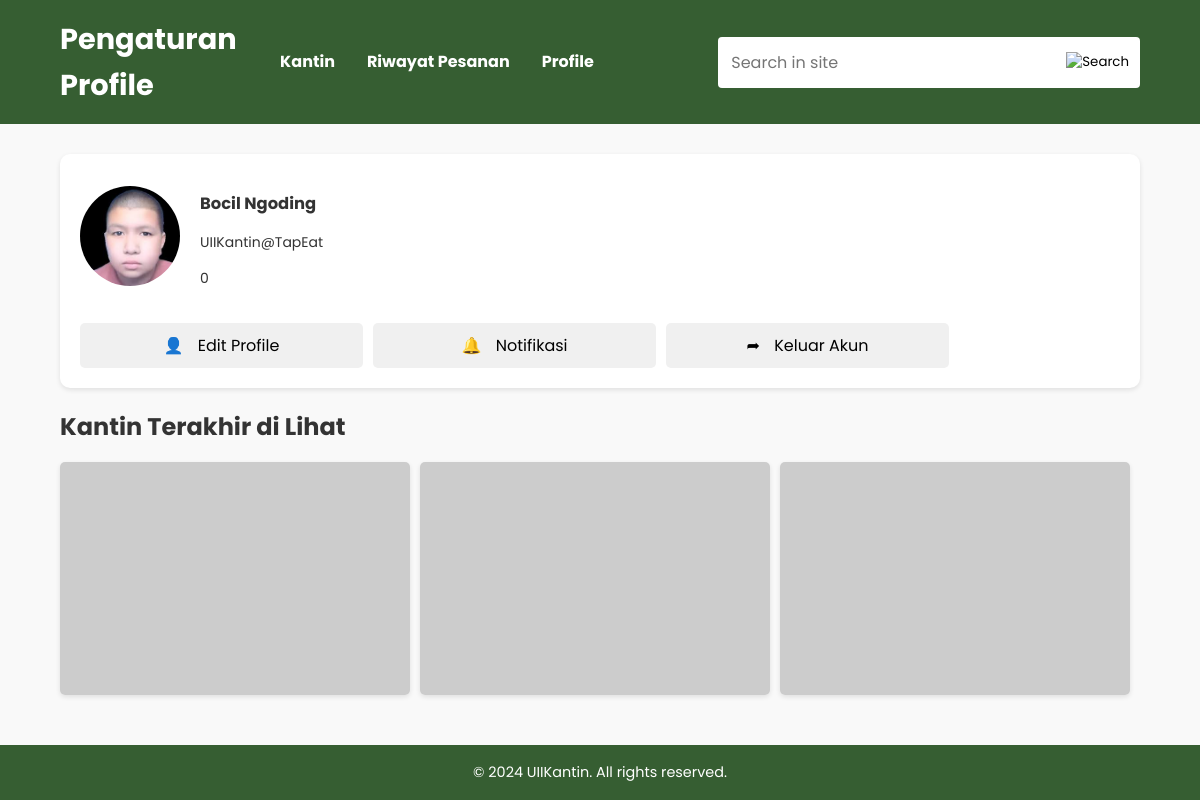
Screenshot of /PHP/PEMBELI/profile.php (signed in) with the database file from the repository.
### tables this page shows
CREATE TABLE `user` (
  `id_pengguna` int(11) NOT NULL,
  `username` varchar(100) NOT NULL,
  `email` varchar(100) NOT NULL,
  `password` varchar(255) NOT NULL,
  `kontak` int(100) NOT NULL,
  `role` enum('admin','seller','buyer') NOT NULL,
  `status` enum('aktif','nonaktif') NOT NULL DEFAULT 'nonaktif',
  `nama` varchar(255) NOT NULL DEFAULT 'Bocil Ngoding',
  `foto_profile` varchar(255) DEFAULT NULL
);

### PHP/PEMBELI/profile.php (the view, shortened to what this page needs)
<?php
include '../connect.php';
$username = $_SESSION['username'];
$query = "SELECT ID_Pengguna, email, kontak, nama, foto_profile FROM user WHERE username = ?";
$stmt = $conn->prepare($query);
$stmt->bind_param("s", $username);
$stmt->execute();
$result = $stmt->get_result();
$user = $result->fetch_assoc();
$foto_profile = ($user['foto_profile']);
?>
<!DOCTYPE html>
<html lang="en">
<head>
    <link rel="stylesheet" href="../../CSS/PEMBELI/profile.css">
</head>
<body>
  <header class="header">
    <div class="container header-container">
      <h1 class="site-title">Pengaturan Profile</h1>
      <nav class="navbar">
        <ul class="navbar-list">
          <li><a href="kantin.php" class="navbar-link">Kantin</a></li>
          <li><a href="riwayatPesanan.php" class="navbar-link">Riwayat Pesanan</a></li>
          <li><a href="profile.php" class="navbar-link">Profile</a></li>
        </ul>
        <div class="search-box">
          <input type="text" placeholder="Search in site" class="search-input">
          <button class="search-button">
            <img src="assets/search.png" alt="Search" class="search-icon">
          </button>
        </div>
      </nav>
    </div>
  </header>
  <main>
  <div class="container">
        <section class="profile-section">
            <div class="profile-header">
                <div class="profile-picture">
                    <?php
                    if (isset($foto_profile) && !empty($foto_profile)) {
                        $profile_image = htmlspecialchars($foto_profile);
                    } else {
                        $profile_image = 'profile.jpeg';
                    }
                    ?>
                    <img src="../../ASSETS/PROFILE/<?php echo $profile_image; ?>" alt="Profile Picture">
                </div>
                <div class="profile-info">
                    <h3><?php echo htmlspecialchars($user['nama']); ?></h3>
                    <p><?php echo htmlspecialchars($user['email']); ?></p>
                    <p><?php echo htmlspecialchars($user['kontak']); ?></p>
                </div>
            </div>
            <div class="profile-actions">
                <a href="edit.php?ID_Pengguna=<?= $user['ID_Pengguna'] ?>"><button><span>&#128100;</span> Edit Profile</button></a>
                <a href=""><button><span>&#128276;</span> Notifikasi</button></a>
                <a href="../LOGIN/logout.php"><button><span>&#10150;</span> Keluar Akun</button></a>
            </div>
        </section>
        <section class="recent-section">
            <h2>Kantin Terakhir di Lihat</h2>
            <div class="canteen-images">
                <img src="https://via.placeholder.com/300x200" alt="Canteen 1">
                <img src="https://via.placeholder.com/300x200" alt="Canteen 2">
                <img src="https://via.placeholder.com/300x200" alt="Canteen 3">
            </div>
        </section>
    </div>
  </main>
  <footer class="footer">
    <div class="container footer-container">
      <p>&copy; 2024 UIIKantin. All rights reserved.</p>
    </div>
  </footer>
</body>
</html>

### CSS/PEMBELI/profile.css (style rules this page uses)
* { font-family: 'Poppins', sans-serif; }
body, html { margin: 0; line-height: 1.6; background-color: #f9f9f9; color: #333; height: 100%; display: flex; flex-direction: column; }
main { flex: 1; }
.container { width: 90%; max-width: 1200px; margin: 0 auto; }
.header { display: flex; justify-content: space-between; align-items: center; background-color: #365e32; color: white; padding: 1rem 0; }
.header-container { display: flex; justify-content: space-between; align-items: center; padding: 0 1rem; }
.site-title { font-size: 1.8rem; font-weight: bold; margin: 0; }
.navbar { display: flex; align-items: center; justify-content: center; width: 100%; }
.navbar-list { display: flex; list-style: none; padding: 0; gap: 2rem; justify-content: center; }
.navbar-link { text-decoration: none; color: white; font-weight: bold; font-size: 1rem; transition: color 0.3s ease; }
.search-box { display: flex; align-items: center; background: white; border-radius: 4px; padding: 5px; margin-left: auto; }
.search-input { padding: 0.5rem; border-radius: 4px; border: 1px solid #ddd; font-size: 1rem; border: none; outline: none; flex: 1; }
.search-button { border: none; background-color: transparent; cursor: pointer; }
.search-icon { width: 20px; height: 20px; margin-left: 5px; }
.profile-section { background-color: #fff; border-radius: 10px; padding: 20px; box-shadow: 0 2px 5px rgba(0, 0, 0, 0.1); margin: 30px 0 20px; font-size: 14px; }
.profile-header { display: flex; align-items: center; margin-bottom: 20px; }
.profile-picture img { width: 100px; height: 100px; border-radius: 50%; margin-right: 20px; }
.profile-info h3 { margin-bottom: 5px; }
.profile-actions { display: flex; gap: 10px; }
.profile-actions button { flex: 1; padding: 10px; background-color: #f0f0f0; border: none; border-radius: 5px; cursor: pointer; font-size: 16px; width: 283px; }
.profile-actions button span { margin-right: 10px; }
.recent-section h2 { margin-bottom: 15px; }
.canteen-images { display: flex; gap: 10px; }
.canteen-images img { width: calc(33.333% - 10px); height: auto; border-radius: 5px; box-shadow: 0 2px 5px rgba(0, 0, 0, 0.1); }
.footer { background-color: #365e32; color: white; padding: 1rem 0; text-align: center; }
.footer p { margin: 0; font-size: 0.9rem; }

### rows the page displays
user: nama "Bocil Ngoding", email "UIIKantin@TapEat", kontak "0"
